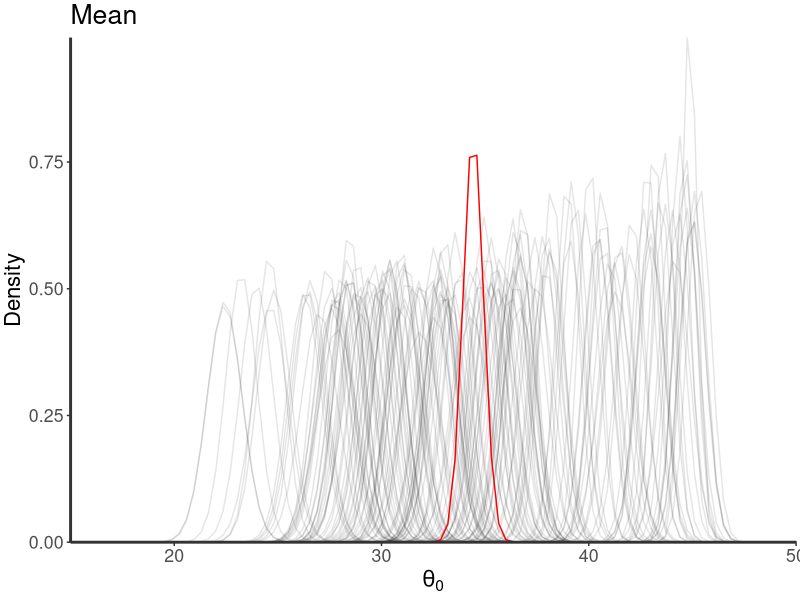
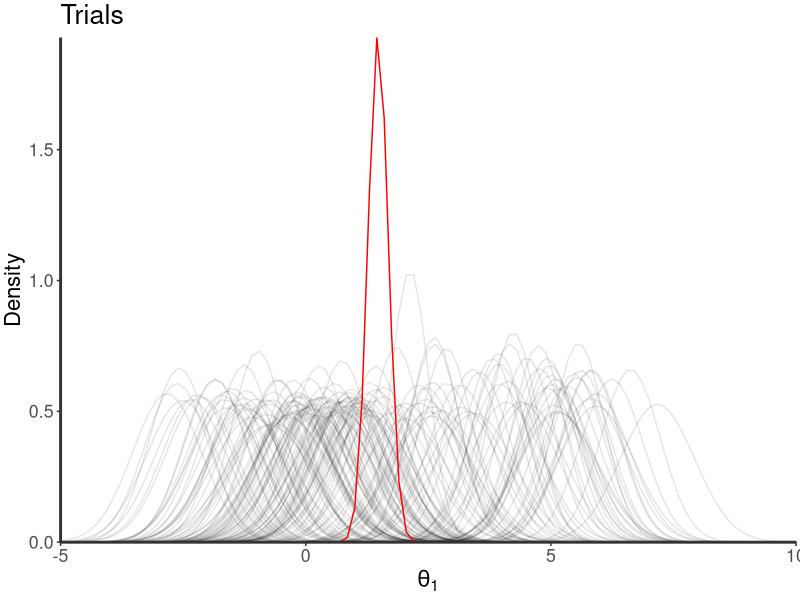
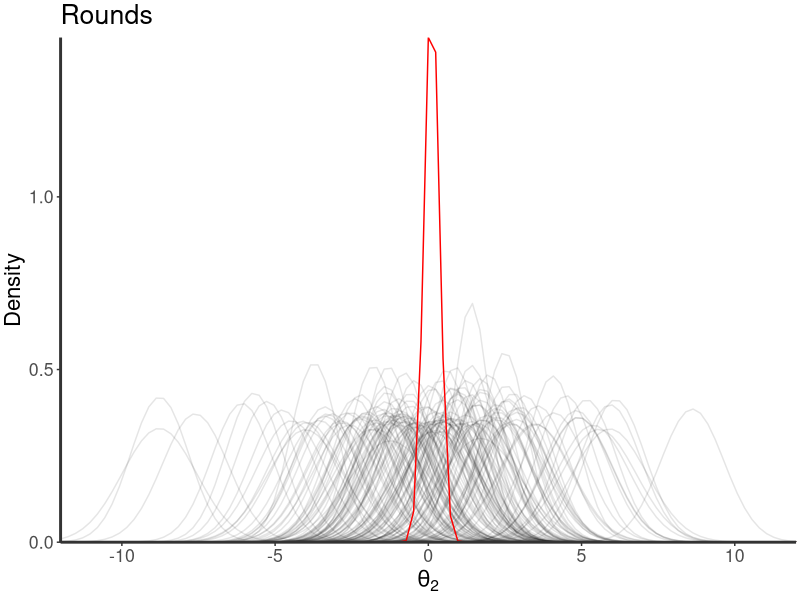

Here is the R script that generated these plots, in order:
rm(list=ls())

library(ggplot2)
library(plyr)
library(gridExtra)

dm<-read.csv("learning.csv")
dat<-read.csv("kwgdata.csv")

dat$agegroup<-ifelse(dat$age<9, "7-8", dat$age)
dat$agegroup<-ifelse(dat$age>=9 & dat$age <12, "9-11", dat$agegroup)
dat$agegroup<-ifelse(dat$age>18, ">18", dat$agegroup)
dat<-ddply(dat, ~id, summarise, agegroup=agegroup[1])
fontsize<-16
#First plot, intercept
p1<-ggplot(data.frame(x = c(15, 50)), aes(x)) + 
  mapply(function(mean, sd, col) {
    stat_function(fun = dnorm, args = list(mean = mean, sd = sd), col = "black", alpha=0.1)
  }, 
  # enter means, standard deviations and colors here
  mean = dm$mean[4:163], 
  sd = dm$sd[4:163]
  )+
  stat_function(fun = dnorm, args = list(mean = dm$mean[1], sd = dm$sd[1]), col = "red")+
  theme_classic()+
  scale_x_continuous(expand = c(0, 0))+
  scale_y_continuous(expand = c(0, 0))+
  ggtitle("Mean")+xlab(expression(theta[0]))+
  theme(text = element_text(size=fontsize,  family="sans"))+
  ylab("Density")+
  #various theme changes including reducing white space and adding axes
  theme(axis.line.x = element_line(color="grey20", size = 1),
        axis.line.y = element_line(color="grey20", size = 1), 
        panel.spacing.x=unit(0.2, "lines"),
        panel.spacing.y=unit(1, "lines"),
        plot.margin = unit(c(0.1, 0.1, 0.1, 0.1), "cm"))

p1

#Second plot, trials
p2<-ggplot(data.frame(x = c(-5, 10)), aes(x)) + 
  mapply(function(mean, sd, col) {
    stat_function(fun = dnorm, args = list(mean = mean, sd = sd), col = "black", alpha=0.1)
  }, 
  # enter means, standard deviations and colors here
  mean = dm$mean[324:483], 
  sd = dm$sd[324:483])+
  stat_function(fun = dnorm, args = list(mean = dm$mean[3], sd = dm$sd[3]), col = "red")+
  theme_classic()+
  scale_x_continuous(expand = c(0, 0))+
  scale_y_continuous(expand = c(0, 0))+
  theme(text = element_text(size=fontsize,  family="sans"))+
  ggtitle("Trials")+xlab(expression(theta[1]))+
  ylab("Density")+
  #various theme changes including reducing white space and adding axes
  theme(axis.line.x = element_line(color="grey20", size = 1),
        axis.line.y = element_line(color="grey20", size = 1), 
        panel.spacing.x=unit(0.2, "lines"),
        panel.spacing.y=unit(1, "lines"),
        plot.margin = unit(c(0.1, 0.1, 0.1, 0.1), "cm"))

p2

#Third plot, rounds
p3<-ggplot(data.frame(x = c(-12, 12)), aes(x)) + 
  mapply(function(mean, sd, col) {
    stat_function(fun = dnorm, args = list(mean = mean, sd = sd), col = "black", alpha=0.1)
  }, 
  # enter means, standard deviations and colors here
  mean = dm$mean[164:323], 
  sd = dm$sd[164:323])+
  stat_function(fun = dnorm, args = list(mean = dm$mean[2], sd = dm$sd[2]), col = "red")+
  theme_classic()+
  theme(text = element_text(size=fontsize,  family="sans"))+
  scale_x_continuous(expand = c(0, 0))+
  scale_y_continuous(expand = c(0, 0))+
  ggtitle("Rounds")+xlab(expression(theta[2]))+
  ylab("Density")+
  #various theme changes including reducing white space and adding axes
  theme(axis.line.x = element_line(color="grey20", size = 1),
        axis.line.y = element_line(color="grey20", size = 1), 
        panel.spacing.x=unit(0.2, "lines"),
        panel.spacing.y=unit(1, "lines"),
        plot.margin = unit(c(0.1, 0.1, 0.1, 0.1), "cm"))

p3

#save them all
library(cowplot)
p <- plot_grid(p1,p2, p3, nrow = 1)
ggsave("trialsandrounds.pdf",p, width=12, height=4, units = 'in', useDingbats =F)
ggsave("trialsandrounds.png",p, width=12, height=4, dpi=300)

